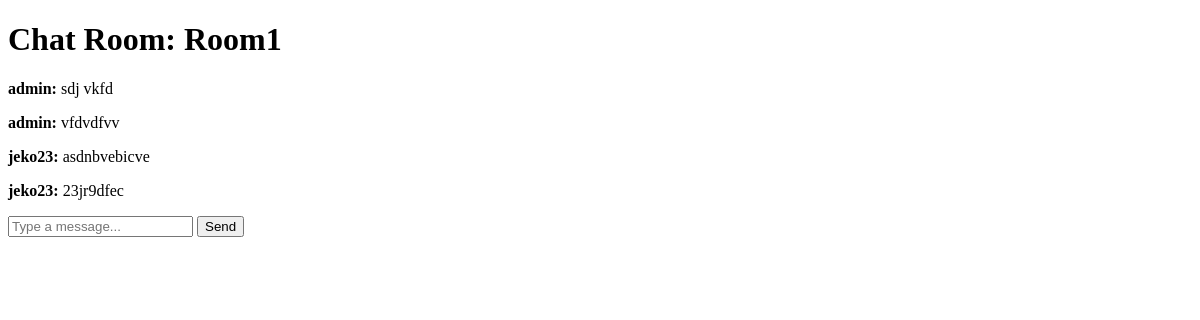
Page /chat/Room1 (signed in) on the earlier database version.
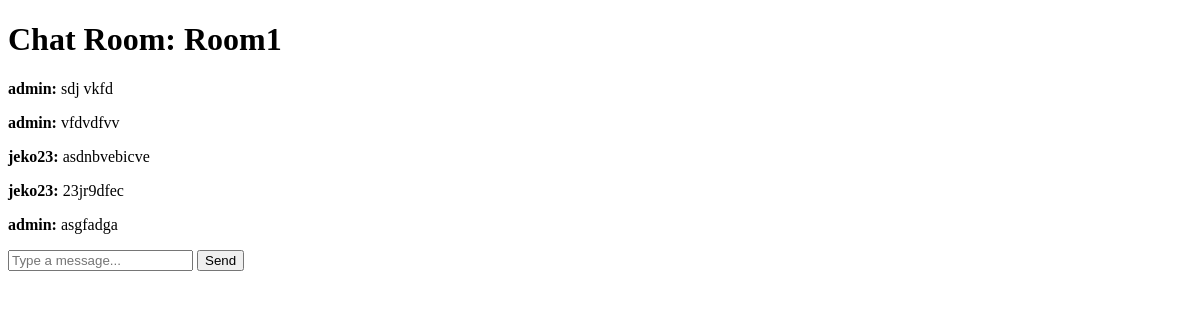
Same page on the later database version.
### src/models/chat.py (models this page shows)
class ChatRoom(db.Model):
    __tablename__ = 'chat_rooms'
    id = db.Column(db.Integer, primary_key=True)
    name = db.Column(db.String(80), unique=True, nullable=False)

class Message(db.Model):
    __tablename__ = 'messages'
    id = db.Column(db.Integer, primary_key=True)
    user_id = db.Column(db.Integer, db.ForeignKey('users.id'), nullable=False)
    room_id = db.Column(db.Integer, db.ForeignKey('chat_rooms.id'), nullable=False)
    content = db.Column(db.Text, nullable=False)
    timestamp = db.Column(db.DateTime, default=datetime.utcnow)
    user = db.relationship('User', backref='messages')
    room = db.relationship('ChatRoom', backref='messages')

### src/models/user.py (models this page shows)
class User(UserMixin, db.Model):
    __tablename__ = "users"
    id = db.Column(db.Integer, primary_key=True)
    username = db.Column(db.String(150), unique=True, nullable=False)
    email = db.Column(db.String(150), unique=True, nullable=False)
    password = db.Column(db.String(200), nullable=False)
    is_admin = db.Column(db.Boolean, default=False)

### src/views/chat_view/routes.py (the view)
@chat_bp.route('/chat/<room_name>')
@login_required
def room(room_name):
    room = ChatRoom.query.filter_by(name=room_name).first_or_404()
    messages = Message.query.filter_by(room_id=room.id).order_by(Message.timestamp).all()
    return render_template('room.html', room=room, messages=messages)

### src/extensions.py (called while the page is built)
@login_manager.user_loader
def load_user(user_id):
    return User.query.get(int(user_id))

### src/templates/room.html (shortened to what this page needs)
<!DOCTYPE html>
<html lang="en">
<head>
</head>
<body>
    <h1>Chat Room: {{ room.name }}</h1>
    <div id="chat-box">
        {% for msg in messages %}
        <p><b>{{ msg.user.username }}:</b> {{ msg.content }}</p>
        {% endfor %}
    </div>
    <input id="message" type="text" placeholder="Type a message...">
    <button onclick="sendMessage()">Send</button>
</body>
</html>

Differences in the rows shown:
added Message: user.username "admin", content "asgfadga"
